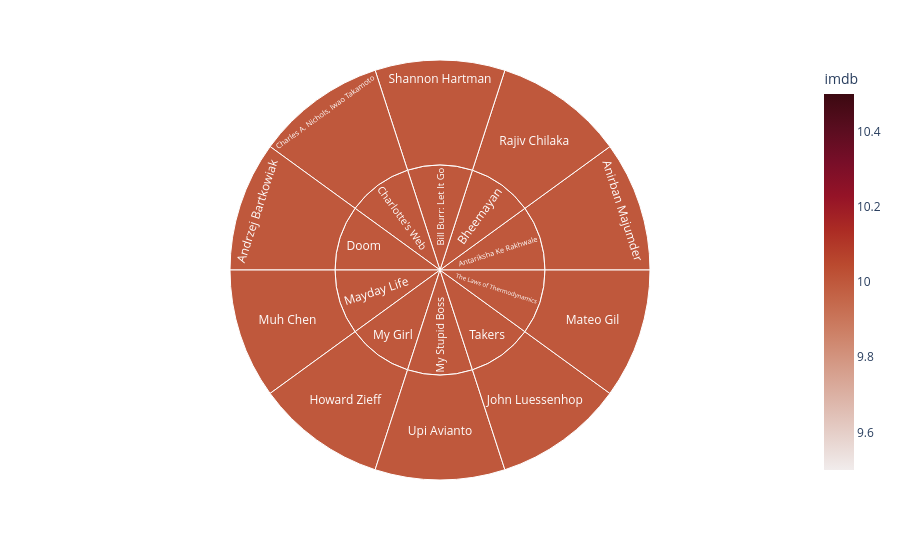

Notebook code for this chart:
### Code cell
sunburst(df_movies,'netflix','amp')

### Figure 1 — Plotly figure (JSON) as saved in the notebook; plotly's stock layout.template omitted (floating-point values rounded to 4 significant figures)
{"data": [{"branchvalues": "total", "customdata": [[10], [10], [10], [10], [10], [10], [10], [10], [10], [10], [10], [10], [10], [10], [10], [10], [10], [10], [10], [10]], "domain": {"x": [0, 1], "y": [0, 1]}, "hovertemplate": "labels=%{label}<br>imdb_sum=%{value}<br>parent=%{parent}<br>id=%{id}<br>imdb=%{color}<extra></extra>", "ids": ["Doom/Andrzej Bartkowiak", "Antariksha Ke Rakhwale/Anirban Majumder", "Charlotte's Web/Charles A. Nichols, Iwao Takamoto", "My Girl/Howard Zieff", "Takers/John Luessenhop", "The Laws of Thermodynamics/Mateo Gil", "Mayday Life/Muh Chen", "Bheemayan/Rajiv Chilaka", "Bill Burr: Let It Go/Shannon Hartman", "My Stupid Boss/Upi Avianto", "Antariksha Ke Rakhwale", "Bheemayan", "Bill Burr: Let It Go", "Charlotte's Web", "Doom", "Mayday Life", "My Girl", "My Stupid Boss", "Takers", "The Laws of Thermodynamics"], "labels": ["Andrzej Bartkowiak", "Anirban Majumder", "Charles A. Nichols, Iwao Takamoto", "Howard Zieff", "John Luessenhop", "Mateo Gil", "Muh Chen", "Rajiv Chilaka", "Shannon Hartman", "Upi Avianto", "Antariksha Ke Rakhwale", "Bheemayan", "Bill Burr: Let It Go", "Charlotte's Web", "Doom", "Mayday Life", "My Girl", "My Stupid Boss", "Takers", "The Laws of Thermodynamics"], "marker": {"coloraxis": "coloraxis", "colors": [10, 10, 10, 10, 10, 10, 10, 10, 10, 10, 10, 10, 10, 10, 10, 10, 10, 10, 10, 10]}, "name": "", "parents": ["Doom", "Antariksha Ke Rakhwale", "Charlotte's Web", "My Girl", "Takers", "The Laws of Thermodynamics", "Mayday Life", "Bheemayan", "Bill Burr: Let It Go", "My Stupid Boss", "", "", "", "", "", "", "", "", "", ""], "type": "sunburst", "values": [10, 10, 10, 10, 10, 10, 10, 10, 10, 10, 10, 10, 10, 10, 10, 10, 10, 10, 10, 10]}], "layout": {"autosize": true, "coloraxis": {"colorbar": {"title": {"text": "imdb"}}, "colorscale": [[0, "rgb(241, 236, 236)"], [0.09091, "rgb(230, 209, 203)"], [0.1818, "rgb(221, 182, 170)"], [0.2727, "rgb(213, 156, 137)"], [0.3636, "rgb(205, 129, 103)"], [0.4545, "rgb(196, 102, 73)"], [0.5455, "rgb(186, 74, 47)"], [0.6364, "rgb(172, 44, 36)"], [0.7273, "rgb(149, 19, 39)"], [0.8182, "rgb(120, 14, 40)"], [0.9091, "rgb(89, 13, 31)"], [1, "rgb(60, 9, 17)"]]}, "legend": {"tracegroupgap": 0}, "margin": {"t": 60}}}
